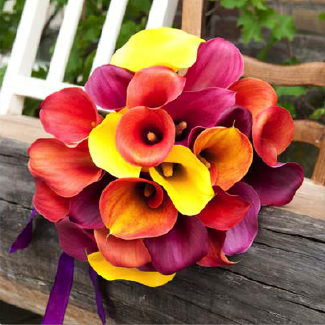
#> input picture img/07_flower.png, 325 x 325 px
$ python test.py
#> lines starting #> are read from the running program, lines starting #| are printed output that depends on the picture; after the words box and inside, x2 and y2 are one past the last pixel; in counts of white or black regions, pixels touching at a corner belong together
import cv2

def nothing(x):
    print(f"Trackbar value changed to: {x}")

cv2.namedWindow('My Window')
cv2.createTrackbar('MySlider', 'My Window', 50, 100, nothing)

while True:
    img = cv2.imread('img/07_flower.png')
#> img is the input picture: shape (325, 325, 3); mean B, G, R 75.1, 95.3, 152.4
    val = cv2.getTrackbarPos('MySlider', 'My Window')
    cv2.putText(img, f'Value: {val}', (200, 200), cv2.FONT_HERSHEY_SIMPLEX, 1, (0,255,0), 2)
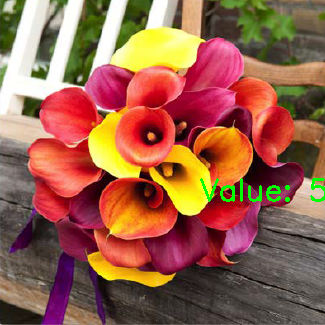
#> img: shape (325, 325, 3); 0.75% of pixels changed, all inside (x1, y1, x2, y2) = (200, 178, 325, 202)
    cv2.imshow('My Window', img)

    if cv2.waitKey(1) & 0xFF == 27:  # ESC key
#> (key Esc is pressed here)
        break

cv2.destroyAllWindows()

$ run again, with img/03_train.png copied over img/07_flower.png
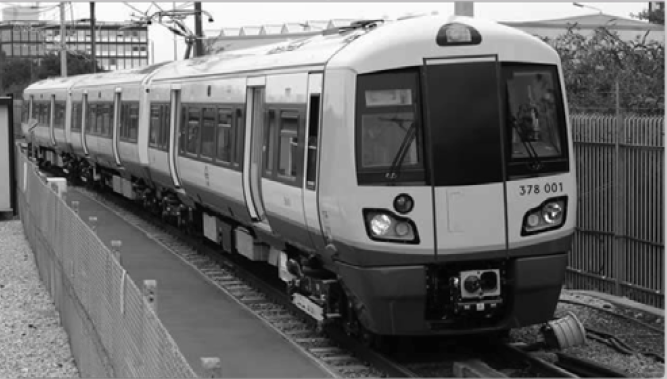
#> input picture img/03_train.png, 667 x 379 px
#> img is the input picture: shape (379, 667, 3); mean B, G, R 104.6, 104.6, 104.6
#> `cv2.putText(img, f'Value: {val}', (200, 200), cv2.FONT_HERSHEY_SIMPLEX..`:
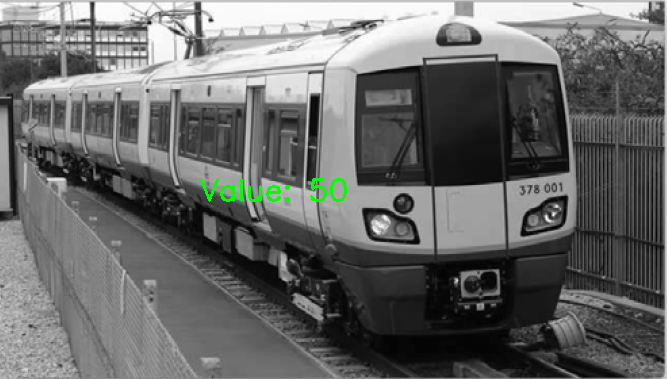
#> img: shape (379, 667, 3); 0.39% of pixels changed, all inside (x1, y1, x2, y2) = (200, 178, 347, 202)
